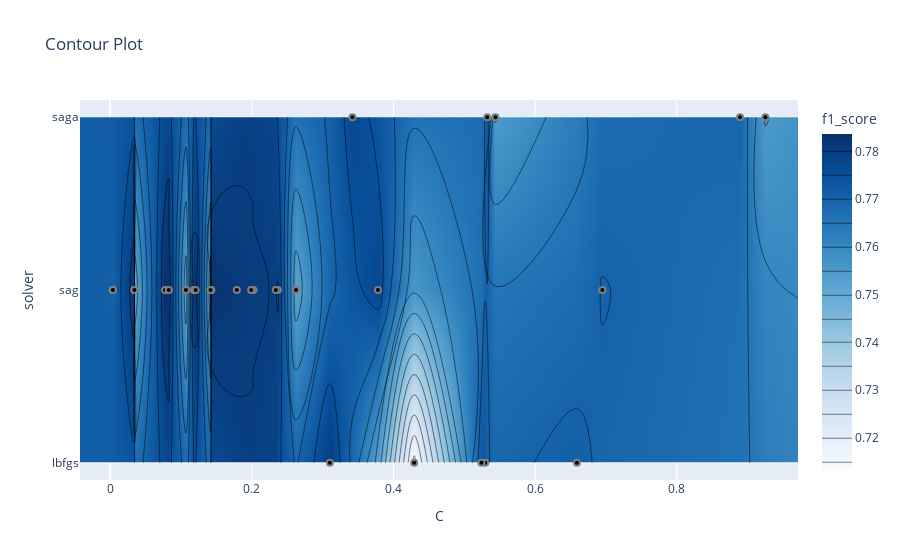

The notebook cell saved with this chart:
### Code cell
optuna.visualization.plot_contour(study, params=["solver", 'C'],
                                  target_name="f1_score")

### Figure 1 — Plotly figure (JSON) as saved in the notebook; plotly's stock layout.template omitted (floating-point values rounded to 4 significant figures)
{"data": [{"colorbar": {"title": {"text": "f1_score"}}, "colorscale": [[0, "rgb(247,251,255)"], [0.125, "rgb(222,235,247)"], [0.25, "rgb(198,219,239)"], [0.375, "rgb(158,202,225)"], [0.5, "rgb(107,174,214)"], [0.625, "rgb(66,146,198)"], [0.75, "rgb(33,113,181)"], [0.875, "rgb(8,81,156)"], [1, "rgb(8,48,107)"]], "connectgaps": true, "contours": {"coloring": "heatmap"}, "hoverinfo": "none", "line": {"smoothing": 1.3}, "reversescale": false, "type": "contour", "x": [-0.04256, 0.003516, 0.00395, 0.0343, 0.03452, 0.07749, 0.08266, 0.08274, 0.107, 0.1181, 0.1207, 0.1418, 0.1427, 0.1789, 0.1991, 0.2022, 0.2339, 0.2368, 0.2624, 0.3102, 0.3421, 0.3782, 0.4293, 0.5243, 0.5296, 0.5324, 0.5439, 0.6591, 0.6949, 0.8894, 0.9251, 0.9712], "y": ["lbfgs", "sag", "saga"], "z": [[null, null, null, null, null, null, null, null, null, null, null, null, null, null, null, null, null, null, null, 0.7801, null, null, 0.7133, 0.7729, 0.7726, null, null, 0.7712, null, null, null, null], [null, 0.7711, 0.7705, 0.7826, 0.7518, 0.7837, 0.7827, 0.7827, 0.7518, 0.7824, 0.7824, 0.7518, 0.7828, 0.7813, 0.7804, 0.7804, 0.7798, 0.7805, 0.7518, null, null, 0.7777, null, null, null, null, null, null, 0.7702, null, null, null], [null, null, null, null, null, null, null, null, null, null, null, null, null, null, null, null, null, null, null, null, 0.7775, null, null, null, null, 0.7739, 0.7547, null, null, 0.7694, 0.7547, null]]}, {"marker": {"color": "black", "line": {"color": "Grey", "width": 2}}, "mode": "markers", "showlegend": false, "type": "scatter", "x": [0.5439, 0.5324, 0.8894, 0.9251, 0.03452, 0.5296, 0.6949, 0.6591, 0.5243, 0.0343, 0.107, 0.3421, 0.2368, 0.2022, 0.003516, 0.2339, 0.3782, 0.1427, 0.1418, 0.08266, 0.3102, 0.07749, 0.1181, 0.1207, 0.1789, 0.00395, 0.2624, 0.08274, 0.1991, 0.4293], "y": ["saga", "saga", "saga", "saga", "sag", "lbfgs", "sag", "lbfgs", "lbfgs", "sag", "sag", "saga", "sag", "sag", "sag", "sag", "sag", "sag", "sag", "sag", "lbfgs", "sag", "sag", "sag", "sag", "sag", "sag", "sag", "sag", "lbfgs"]}], "layout": {"title": {"text": "Contour Plot"}, "xaxis": {"range": [-0.04256, 0.9712], "title": {"text": "C"}}, "yaxis": {"range": [-0.1, 2.1], "title": {"text": "solver"}, "type": "category"}}}
